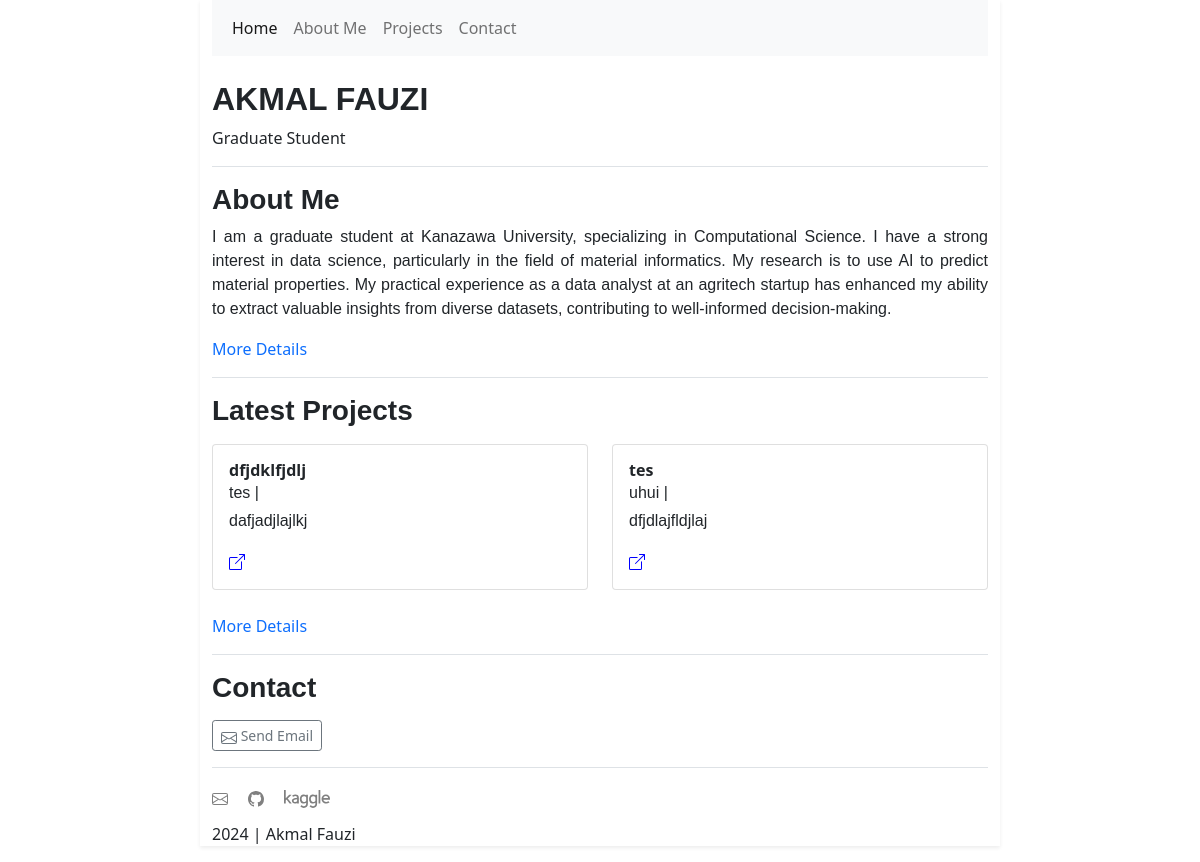
The app's page /, older data.
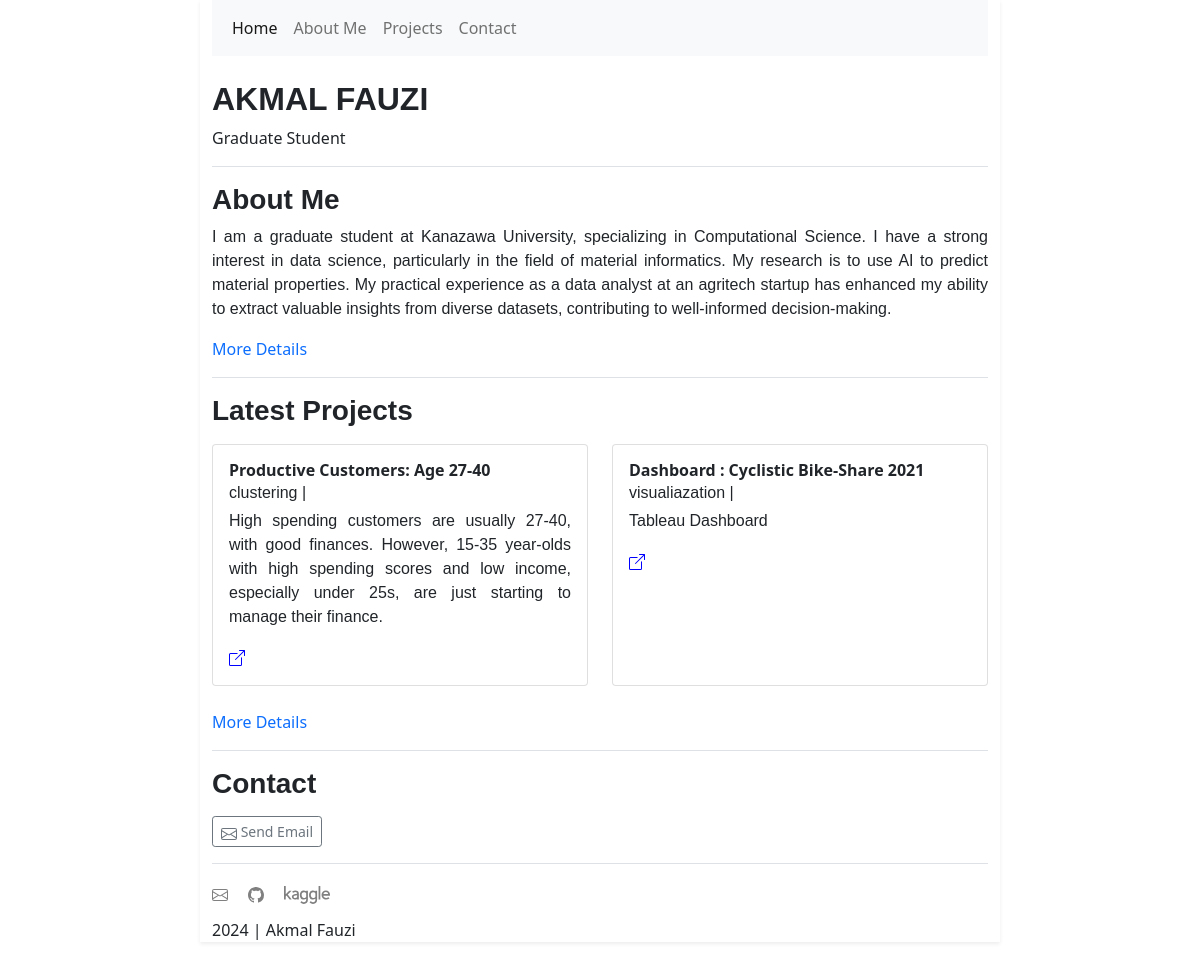
The same page, newer data.
### projects/models.py (models this page shows, shortened)
class projects(models.Model):
    title = models.CharField(max_length=60)
    description = models.TextField(max_length=200)
    link = models.URLField()
    categories = models.ManyToManyField(category)
    published = models.DateTimeField(auto_now_add=True, blank=True, null=True)
    updated = models.DateTimeField(auto_now=True, blank=True, null=True)

class category(models.Model):
    name = models.CharField(max_length=50)
    def __str__(self):
        return self.name

### home/views.py (the view)
# urls.py: path("", HomeView.as_view(), name="index")
class HomeView(ListView):
    model = projects
    template_name = "home/index.html"
    context_object_name = "list_projects"
    ordering = ['-published']
    def get_queryset(self):
        return self.model.objects.order_by('-published')[:2]

### home/templates/home/index.html (shortened to what this page needs)
{% extends 'base.html' %}  {% block name %}
<section class="border-bottom mt-4">
  <h2>AKMAL FAUZI</h2>
  <p class="font-weight-light">Graduate Student</p>
</section>
{% endblock name %} {% block content %}
<section id="about" class="border-bottom mt-3 pb-3">
  <h3>About Me</h3>
  <p class="justify-content-between text">
    I am a graduate student at Kanazawa University, specializing in
    Computational Science. I have a strong interest in data science,
    particularly in the field of material informatics. My research is to use AI
    to predict material properties. My practical experience as a data analyst at
    an agritech startup has enhanced my ability to extract valuable insights
    from diverse datasets, contributing to well-informed decision-making.
  </p>
  <a href="#" class="text-decoration-none">More Details</a>
</section>
<section id="projects" class="border-bottom mt-3 pb-3">
  <h3 class="mb-3">Latest Projects</h3>
  <div class="row mb-3">
    {%for project in list_projects%}
    <div class="col-sm-6 d-flex mb-2">
      <div class="card flex-fill">
        <div class="card-body">
          <h5 class="card-title fs-6 fw-bold mb-0">{{project.title}}</h5>
          {% for category in project.categories.all %}
          <span class="text">{{category}} | </span>
          {% endfor %}
          <p class="card-text text mt-1">{{project.description}}</p>
          <a href="{{project.link}}" class="btn-link">
          </a>
        </div>
      </div>
    </div>
    {%endfor%}
  </div>
  <a
    class="text-decoration-none {% if request.resolver_match.url_name == 'index' and request.resolver_match.app_name == 'projects' %}active{% endif %}"
    href="{% url 'projects:index' 1 %}"
    >More Details</a
  >
</section>
<section id="contact" class="border-bottom mt-3 pb-3">
  <h3 class="mb-3">Contact</h3>
  <button type="button" class="btn btn-sm btn-outline-secondary">
    Send Email
  </button>
</section>
{% endblock content %}

### templates/base.html (shortened to what this page needs)
{% load static %}
<!DOCTYPE html>
<html lang="en">
  <head>
    {% include "snippets/style.html" %}
  </head>
  <body>
    <div class="container col-md-8 shadow-sm">
      {% include "snippets/navbar.html" %}
      {% block name %} {% endblock name %}
      {% block content %} {% endblock content %}
      {% include "snippets/footer.html" %}
    </div>
  </body>
</html>

### templates/snippets/style.html (shortened to what this page needs)
{% load static %}
<link
  href="https://cdn.jsdelivr.net/npm/bootstrap@5.0.2/dist/css/bootstrap.min.css"
  rel="stylesheet"
/>
<link rel="stylesheet" href="{% static 'style/mystyle.css' %}" />

### templates/snippets/navbar.html (shortened to what this page needs)
<nav class="navbar navbar-expand-lg navbar-light bg-light">
  <div class="container-fluid">
    <div class="collapse navbar-collapse" id="navbarNav">
      <ul class="navbar-nav">
        <li class="nav-item">
          <a
            class="nav-link {% if request.resolver_match.url_name == 'index' and request.resolver_match.app_name == 'home' %}active{% endif %}"
            href="{% url 'home:index' %}"
            >Home</a
          >
        </li>
        <li class="nav-item">
          <a class="nav-link" href="#">About Me</a>
        </li>
        <li class="nav-item">
          <a
            class="nav-link {% if request.resolver_match.url_name == 'index' and request.resolver_match.app_name == 'projects' %}active{% endif %}"
            href="{% url 'projects:index' 1 %}"
            >Projects</a
          >
        </li>
        <li class="nav-item">
          <a class="nav-link" href="#" tabindex="-1" aria-disabled="true"
            >Contact</a
          >
        </li>
      </ul>
    </div>
  </div>
</nav>

### templates/snippets/footer.html (shortened to what this page needs)
<section id="footer">
  <div class="mt-2">
  </div>
  <p class="fs-8">2024 | Akmal Fauzi</p>
</section>

### static/style/mystyle.css (style rules this page uses)
h2,h3 { font-family: Arial, Helvetica, sans-serif; font-weight: bold; }
.text { font-family:'Gill Sans', 'Gill Sans MT', Calibri, 'Trebuchet MS', sans-serif; text-align: justify; }

Row changes from the older to the newer data that the page shows:
removed projects: title "dfjdklfjdlj", description "dafjadjlajlkj"
removed category: name "tes", shown under "dfjdklfjdlj"
removed projects: title "tes", description "dfjdlajfldjlaj"
removed category: name "uhui", shown under "tes"
added projects: title "Productive Customers: Age 27-40", description "High spending customers are usually 27-40, with good finances. However, 15-35 year-olds with high spending scores and low income, especially under 25s, are just starting to manage their finance."
added category: name "clustering", shown under "Productive Customers: Age 27-40"
added projects: title "Dashboard : Cyclistic Bike-Share 2021", description "Tableau Dashboard"
added category: name "visualiazation", shown under "Dashboard : Cyclistic Bike-Share 2021"
